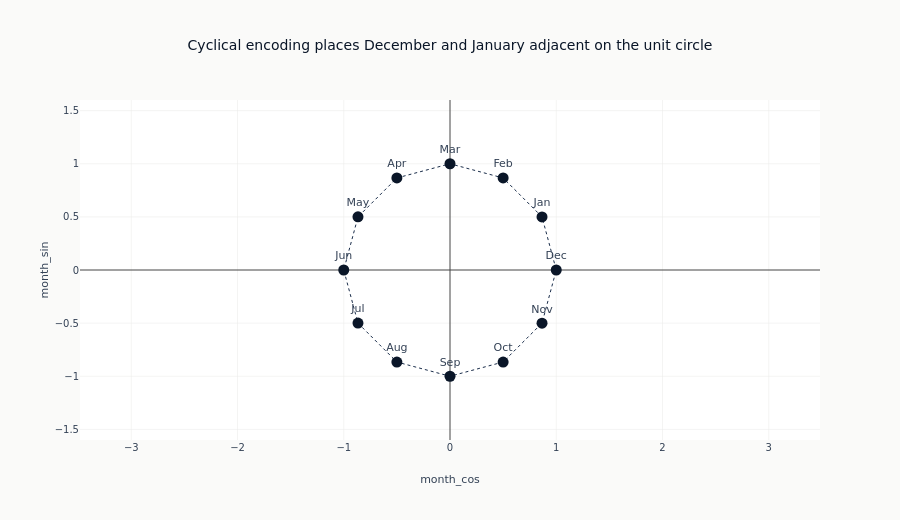

Notebook code for this chart:
### Markdown cell above
The value of the encoding is easiest to see on the unit circle. Mapping each
month to $(\cos\theta, \sin\theta)$ places the twelve months evenly around a
ring, so December (12) sits right next to January (1) - the "wrap-around" that
an integer 1-12 encoding breaks. Distance on the ring equals distance in the
calendar.

### Code cell
# Recover the 12 distinct month encodings actually produced above.
month_circle = (
    cal_df.select(
        month=pl.col("timestamp").dt.month(),
        month_sin="month_sin",
        month_cos="month_cos",
    )
    .unique()
    .sort("month")
)
month_names = ["Jan", "Feb", "Mar", "Apr", "May", "Jun", "Jul", "Aug", "Sep", "Oct", "Nov", "Dec"]

# Close the ring by repeating the first point so the connecting line wraps.
xs = month_circle["month_cos"].to_list()
ys = month_circle["month_sin"].to_list()
labels = [month_names[m - 1] for m in month_circle["month"].to_list()]

fig = go.Figure()
fig.add_trace(
    go.Scatter(
        x=xs + xs[:1],
        y=ys + ys[:1],
        mode="lines",
        line=dict(color=COLORS["slate"], width=1, dash="dot"),
        showlegend=False,
    )
)
fig.add_trace(
    go.Scatter(
        x=xs,
        y=ys,
        mode="markers+text",
        marker=dict(color=COLORS["blue"], size=11),
        text=labels,
        textposition="top center",
        showlegend=False,
    )
)
fig.update_layout(
    height=520,
    title="Cyclical encoding places December and January adjacent on the unit circle",
)
fig.update_xaxes(title_text="month_cos", range=[-1.6, 1.6], zeroline=True)
fig.update_yaxes(title_text="month_sin", range=[-1.6, 1.6], zeroline=True, scaleanchor="x")
fig.show()

### Figure 1 — Plotly figure (JSON) as saved in the notebook; plotly's stock layout.template omitted (floating-point values rounded to 4 significant figures)
{"data": [{"line": {"color": "#1a2d4a", "dash": "dot", "width": 1}, "mode": "lines", "showlegend": false, "type": "scatter", "x": [0.866, 0.5, 6.123e-17, -0.5, -0.866, -1.0, -0.866, -0.5, -1.837e-16, 0.5, 0.866, 1.0, 0.866], "y": [0.5, 0.866, 1.0, 0.866, 0.5, 1.225e-16, -0.5, -0.866, -1.0, -0.866, -0.5, -2.449e-16, 0.5]}, {"marker": {"color": "#0a1628", "size": 11}, "mode": "markers+text", "showlegend": false, "text": ["Jan", "Feb", "Mar", "Apr", "May", "Jun", "Jul", "Aug", "Sep", "Oct", "Nov", "Dec"], "textposition": "top center", "type": "scatter", "x": [0.866, 0.5, 6.123e-17, -0.5, -0.866, -1.0, -0.866, -0.5, -1.837e-16, 0.5, 0.866, 1.0], "y": [0.5, 0.866, 1.0, 0.866, 0.5, 1.225e-16, -0.5, -0.866, -1.0, -0.866, -0.5, -2.449e-16]}], "layout": {"height": 520, "title": {"text": "Cyclical encoding places December and January adjacent on the unit circle"}, "xaxis": {"range": [-1.6, 1.6], "title": {"text": "month_cos"}, "zeroline": true}, "yaxis": {"range": [-1.6, 1.6], "scaleanchor": "x", "title": {"text": "month_sin"}, "zeroline": true}}}
